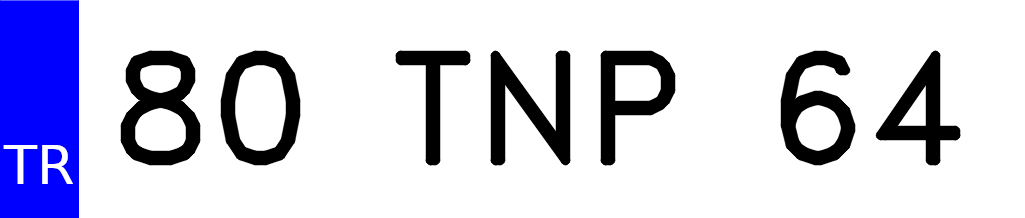
#> input picture 80-TNP-64.png, 1025 x 218 px, given as the content of the folder dataset/clean, which was not available
$ python noise.py
#> lines starting #> are read from the running program, lines starting #| are printed output that depends on the picture; pictures that were not available may be replaced by others from this repository, and a replacement may not be noted
import cv2
import numpy as np
import os

# ============ Configuration Section ============
TEST_MODE = False  # 【Switch】True: Test only one image; False: Run all
TEST_IMAGE = '80-TNP-64.png' # The image name you want to test
# ===============================

def apply_salt_and_pepper(image, amount):
    out = np.copy(image)
    # Salt noise (white points)
    num_salt = np.ceil(amount * image.size * 0.5)
    coords = [np.random.randint(0, i - 1, int(num_salt)) for i in image.shape]
    out[tuple(coords)] = 255
    # Pepper noise (black points)
    num_pepper = np.ceil(amount * image.size * 0.5)
    coords = [np.random.randint(0, i - 1, int(num_pepper)) for i in image.shape]
    out[tuple(coords)] = 0
    return out

def process_noise():
    input_dir = os.path.join('dataset', 'clean')
    base_out = os.path.join('dataset', 'degraded')
    for lvl in [1, 2, 3]: os.makedirs(os.path.join(base_out, f"noise_{lvl}"), exist_ok=True)

    files = [f for f in os.listdir(input_dir) if f.lower().endswith(('.png', '.jpg'))]
    if TEST_MODE:
        files = [TEST_IMAGE] if TEST_IMAGE in files else files[:1]
        print(f"🛠️ [Test Mode] Processing only image: {files[0]}")

    total = len(files)
    for i, f in enumerate(files, 1):
        img = cv2.imread(os.path.join(input_dir, f))
#> img is the input picture: shape (218, 1025, 3); mean B, G, R 224.8, 206.2, 206.2
        if img is None: continue
        row, col, ch = img.shape
#> row = 218; col = 1025; ch = 3

        # Level 1 & 2: High-intensity Gaussian noise (from 50 to 100)
        n1 = np.clip(img + np.random.normal(0, 50, (row, col, ch)), 0, 255).astype(np.uint8)
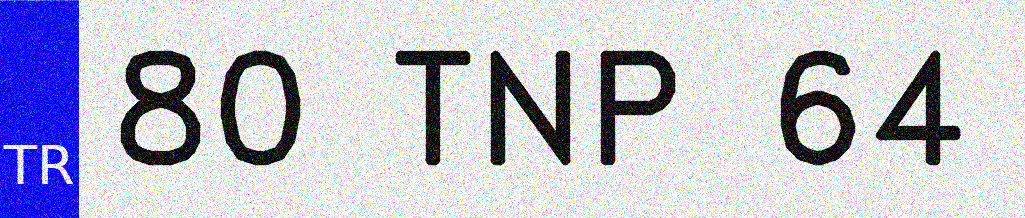
#> n1: shape (218, 1025, 3); mean B, G, R 209.5, 193.8, 193.7
        n2 = np.clip(img + np.random.normal(0, 100, (row, col, ch)), 0, 255).astype(np.uint8)
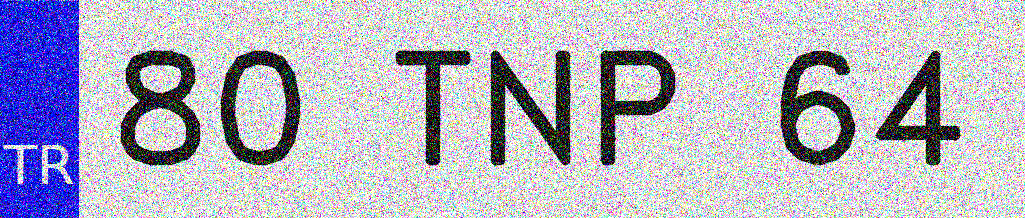
#> n2: shape (218, 1025, 3); mean B, G, R 194.1, 181.6, 181.5
        # Level 3: Salt-and-Pepper Noise (bad pixel ratio 0.1)
        n3 = apply_salt_and_pepper(img, 0.1)
#> in apply_salt_and_pepper, `out[tuple(coords)] = 0`:
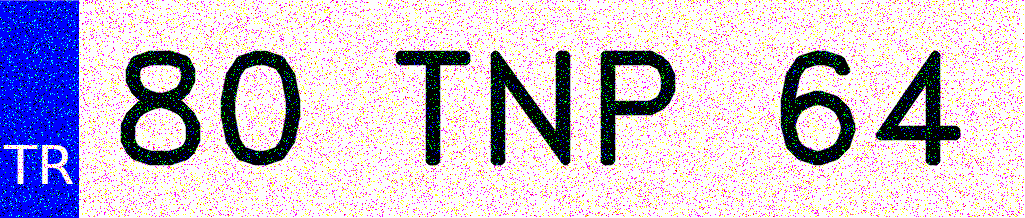
#> out: shape (218, 1025, 3); mean B, G, R 210.5, 194.7, 206.2

        cv2.imwrite(os.path.join(base_out, "noise_1", f), n1)
        cv2.imwrite(os.path.join(base_out, "noise_2", f), n2)
        cv2.imwrite(os.path.join(base_out, "noise_3", f), n3)

        if i % 10 == 0 or i == total:
            print(f" ✅ Progress: {i}/{total}")

if __name__ == "__main__":
    process_noise()
